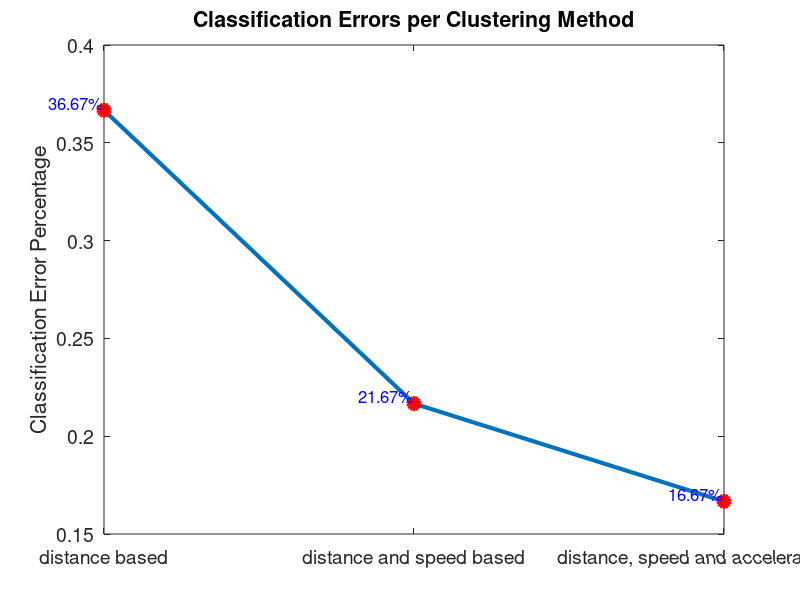

Reproduce this figure in MATLAB.
% Your data
y = [36.6667, 21.6667, 16.6667] / 100;

% Create a line plot with markers
plot(y, '-o', 'LineWidth', 3, 'MarkerSize', 8, 'MarkerEdgeColor', 'r', 'MarkerFaceColor', 'r'); 

% Set x-axis ticks to match the number of data points
xticks(1:length(y));

% Define custom labels for the x-axis
xticklabels({'distance based', 'distance and speed based', 'distance, speed and acceleration based'});

% Set font size
set(gca, 'FontSize', 14);

% Label the y-axis
ylabel('Classification Error Percentage');

% Add a title
title('Classification Errors per Clustering Method');

% Add text labels next to each marker
for i = 1:length(y)
    text(i, y(i), sprintf('%.2f%%', y(i) * 100), 'VerticalAlignment', 'bottom', 'HorizontalAlignment', 'right', 'FontSize', 12, 'Color', 'blue');
end
